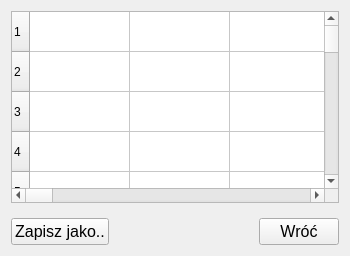
      <widget class="QWidget" name="page_matrix_save">
       <layout class="QGridLayout" name="gridLayout_5">
        <item row="0" column="0">
         <layout class="QVBoxLayout" name="verticalLayout_4" stretch="10,1">
          <property name="spacing">
           <number>15</number>
          </property>
          <item>
           <widget class="QTableWidget" name="mats_matrix">
            <property name="enabled">
             <bool>true</bool>
            </property>
            <property name="editTriggers">
             <set>QAbstractItemView::NoEditTriggers</set>
            </property>
            <attribute name="horizontalHeaderVisible">
             <bool>false</bool>
            </attribute>
            <attribute name="horizontalHeaderMinimumSectionSize">
             <number>30</number>
            </attribute>
            <attribute name="horizontalHeaderDefaultSectionSize">
             <number>100</number>
            </attribute>
            <attribute name="verticalHeaderMinimumSectionSize">
             <number>30</number>
            </attribute>
            <attribute name="verticalHeaderDefaultSectionSize">
             <number>40</number>
            </attribute>
            <row>
             <property name="text">
              <string>1</string>
             </property>
            </row>
            <row>
             <property name="text">
              <string>2</string>
             </property>
            </row>
            <row>
             <property name="text">
              <string>3</string>
             </property>
            </row>
            <row>
             <property name="text">
              <string>4</string>
             </property>
            </row>
            <row>
             <property name="text">
              <string>5</string>
             </property>
            </row>
            <row>
             <property name="text">
              <string>6</string>
             </property>
            </row>
            <row>
             <property name="text">
              <string>7</string>
             </property>
            </row>
            <row>
             <property name="text">
              <string>8</string>
             </property>
            </row>
            <row>
             <property name="text">
              <string>9</string>
             </property>
            </row>
            <row>
             <property name="text">
              <string>10</string>
             </property>
            </row>
            <row>
             <property name="text">
              <string>11</string>
             </property>
            </row>
            <row>
             <property name="text">
              <string>12</string>
             </property>
            </row>
            <row>
             <property name="text">
              <string>13</string>
             </property>
            </row>
            <row>
             <property name="text">
              <string>14</string>
             </property>
            </row>
            <row>
             <property name="text">
              <string>15</string>
             </property>
            </row>
            <row>
             <property name="text">
              <string>16</string>
             </property>
            </row>
            <row>
             <property name="text">
              <string>17</string>
             </property>
            </row>
            <row>
             <property name="text">
              <string>18</string>
             </property>
            </row>
            <row>
             <property name="text">
              <string>19</string>
             </property>
            </row>
            <row>
             <property name="text">
              <string>20</string>
             </property>
            </row>
            <row>
             <property name="text">
              <string>21</string>
             </property>
            </row>
            <row>
             <property name="text">
              <string>22</string>
             </property>
            </row>
            <row>
             <property name="text">
              <string>23</string>
             </property>
            </row>
            <row>
             <property name="text">
              <string>24</string>
             </property>
            </row>
            <row>
             <property name="text">
              <string>25</string>
             </property>
            </row>
            <row>
             <property name="text">
              <string>26</string>
             </property>
            </row>
            <column>
             <property name="text">
              <string>A</string>
             </property>
            </column>
            <column>
             <property name="text">
              <string>B</string>
             </property>
            </column>
            <column>
             <property name="text">
              <string>C</string>
             </property>
            </column>
            <column>
             <property name="text">
              <string>D</string>
             </property>
            </column>
            <column>
             <property name="text">
              <string>E</string>
             </property>
            </column>
            <column>
             <property name="text">
              <string>F</string>
             </property>
            </column>
            <column>
             <property name="text">
              <string>G</string>
             </property>
            </column>
            <column>
             <property name="text">
              <string>H</string>
             </property>
            </column>
            <column>
             <property name="text">
              <string>I</string>
             </property>
            </column>
            <column>
             <property name="text">
              <string>J</string>
             </property>
            </column>
            <column>
             <property name="text">
              <string>K</string>
             </property>
            </column>
            <column>
             <property name="text">
              <string>L</string>
             </property>
            </column>
            <column>
             <property name="text">
              <string>M</string>
             </property>
            </column>
            <column>
             <property name="text">
              <string>N</string>
             </property>
            </column>
            <column>
             <property name="text">
              <string>O</string>
             </property>
            </column>
            <column>
             <property name="text">
              <string>P</string>
             </property>
            </column>
            <column>
             <property name="text">
              <string>Q</string>
             </property>
            </column>
            <column>
             <property name="text">
              <string>R</string>
             </property>
            </column>
            <column>
             <property name="text">
              <string>S</string>
             </property>
            </column>
            <column>
             <property name="text">
              <string>T</string>
             </property>
            </column>
            <column>
             <property name="text">
              <string>U</string>
             </property>
            </column>
            <column>
             <property name="text">
              <string>V</string>
             </property>
            </column>
            <column>
             <property name="text">
              <string>W</string>
             </property>
            </column>
            <column>
             <property name="text">
              <string>X</string>
             </property>
            </column>
            <column>
             <property name="text">
              <string>Y</string>
             </property>
            </column>
            <column>
             <property name="text">
              <string>Z</string>
             </property>
            </column>
           </widget>
          </item>
          <item>
           <layout class="QHBoxLayout" name="horizontalLayout_3" stretch="1,1">
            <property name="spacing">
             <number>150</number>
            </property>
            <item>
             <widget class="QPushButton" name="mats_button_saveas">
              <property name="sizePolicy">
               <sizepolicy hsizetype="Expanding" vsizetype="Expanding">
                <horstretch>0</horstretch>
                <verstretch>0</verstretch>
               </sizepolicy>
              </property>
              <property name="font">
               <font>
                <pointsize>12</pointsize>
               </font>
              </property>
              <property name="text">
               <string>Zapisz jako..</string>
              </property>
             </widget>
            </item>
            <item>
             <widget class="QPushButton" name="mats_button_goback">
              <property name="sizePolicy">
               <sizepolicy hsizetype="Expanding" vsizetype="Expanding">
                <horstretch>0</horstretch>
                <verstretch>0</verstretch>
               </sizepolicy>
              </property>
              <property name="font">
               <font>
                <pointsize>12</pointsize>
               </font>
              </property>
              <property name="text">
               <string>Wróć</string>
              </property>
             </widget>
            </item>
           </layout>
          </item>
         </layout>
        </item>
       </layout>
      </widget>
